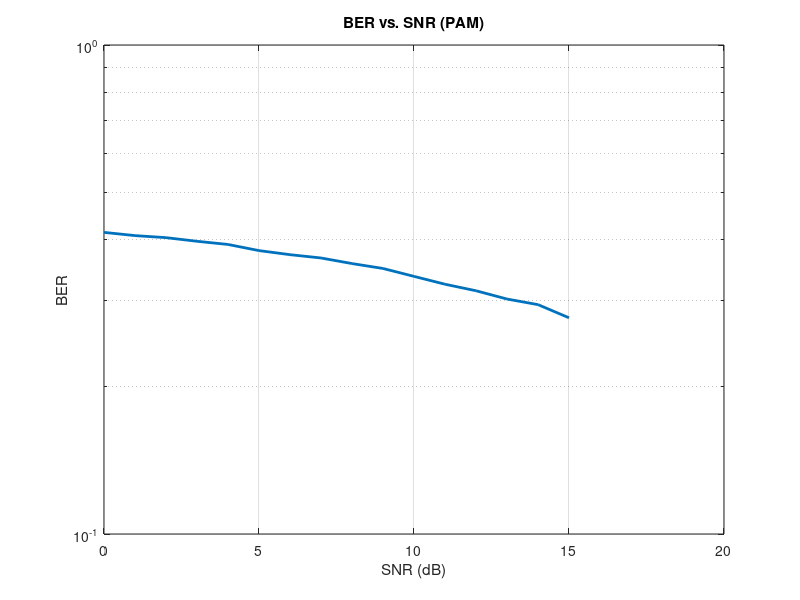

The MATLAB source for this figure:
clear
clc
%% paramter definitions
N = 1e5;   % number of input bits
M = 32;      % modulatioin order
n = log2(M);    % number of bits per symbol
n_sym = floor(N/n);
N_bit = n_sym * n;
data = randi([0, 1], 1, N_bit);

%% transmitter
data_reshape = reshape(data, [n_sym, n]);

data_dec = bi2de(data_reshape);
signal = pammod(data_dec, M);

%% receiver
SNR = 0:15;

for snr_index = 1:length(SNR)
    signal_noisy = awgn(signal, SNR(snr_index), 'measured');
    sym_demod = pamdemod(signal_noisy, M);
    data_bin = de2bi(sym_demod);
    data_out = reshape(data_bin, [1, N_bit]);
    [~, ber(snr_index)] = biterr(data, data_out);
end

semilogy(SNR, ber, 'linewidth', 2);
grid on
xlabel('SNR (dB)')
ylabel('BER')
title('BER vs. SNR (PAM)')
hold on
